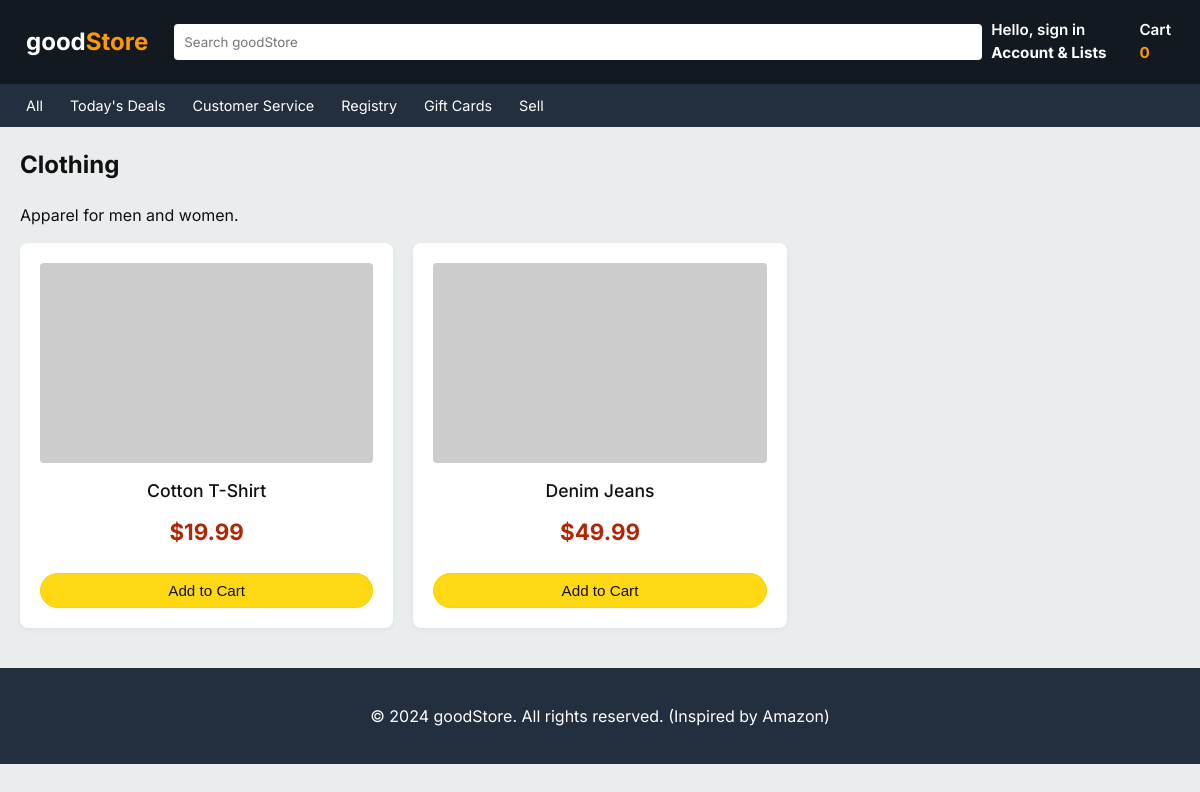
Page /category/2 on the earlier database version.
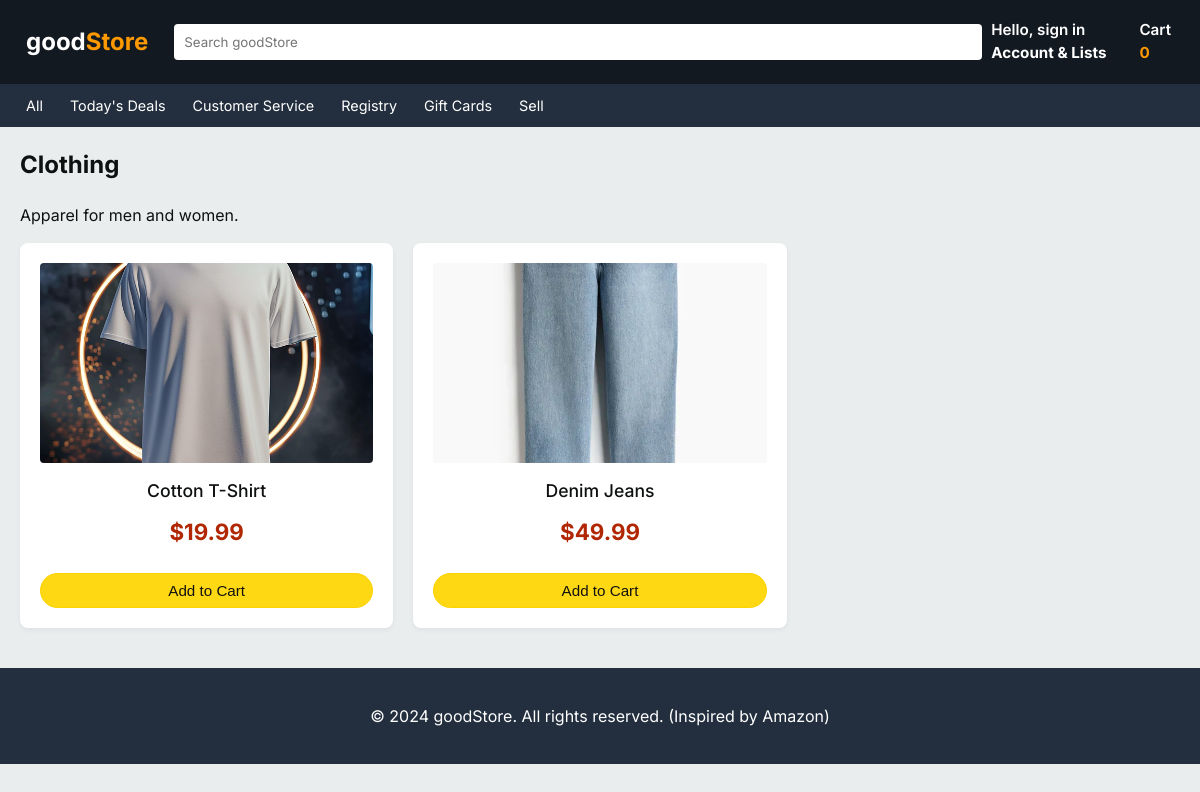
Same page on the later database version.
### app/models.py (models this page shows, shortened)
class Product(db.Model):
    id = db.Column(db.Integer, primary_key=True)
    title = db.Column(db.String(100), nullable=False)
    description = db.Column(db.Text, nullable=False)
    price = db.Column(db.Float, nullable=False)
    image_file = db.Column(db.String(20), nullable=False, default='placeholder.png')
    category_id = db.Column(db.Integer, db.ForeignKey('category.id'), nullable=False)

### app/routes.py (the view)
@bp.route('/category/<int:category_id>')
def category_view(category_id):
    category = Category.query.get_or_404(category_id)
    return render_template('category.html', category=category)

### app/routes.py (called while the page is built)
@bp.context_processor
def inject_cart_count():
    if current_user.is_authenticated:
        cart_items = CartItem.query.filter_by(user_id=current_user.id).all()
        cart_count = sum(item.quantity for item in cart_items)
        return dict(cart_count=cart_count)
    return dict(cart_count=0)

### app/templates/category.html
{% extends 'base.html' %}
{% block content %}
<div class="mb-2">
    <h2>{{ category.name }}</h2>
    <p class="text-muted">{{ category.description }}</p>
</div>
<div class="product-grid">
    {% for product in category.products %}
    <div class="product-card">
        <img src="{{ url_for('static', filename='images/' + product.image_file) }}" alt="{{ product.title }}"
            class="product-image" onerror="this.src='https://via.placeholder.com/300x200?text={{ product.title }}'">
        <a href="{{ url_for('main.product_view', product_id=product.id) }}" class="product-title">{{ product.title
            }}</a>
        <div class="product-price">${{ "%.2f"|format(product.price) }}</div>
        <form action="{{ url_for('main.add_to_cart', product_id=product.id) }}" method="POST">
            <button type="submit" class="btn btn-primary btn-block">Add to Cart</button>
        </form>
    </div>
    {% else %}
    <p>No products available in this category.</p>
    {% endfor %}
</div>
{% endblock %}

Differences in the rows shown:
changed Product "Cotton T-Shirt": image_file: picture added in place of a placeholder
changed Product "Denim Jeans": image_file: picture added in place of a placeholder
